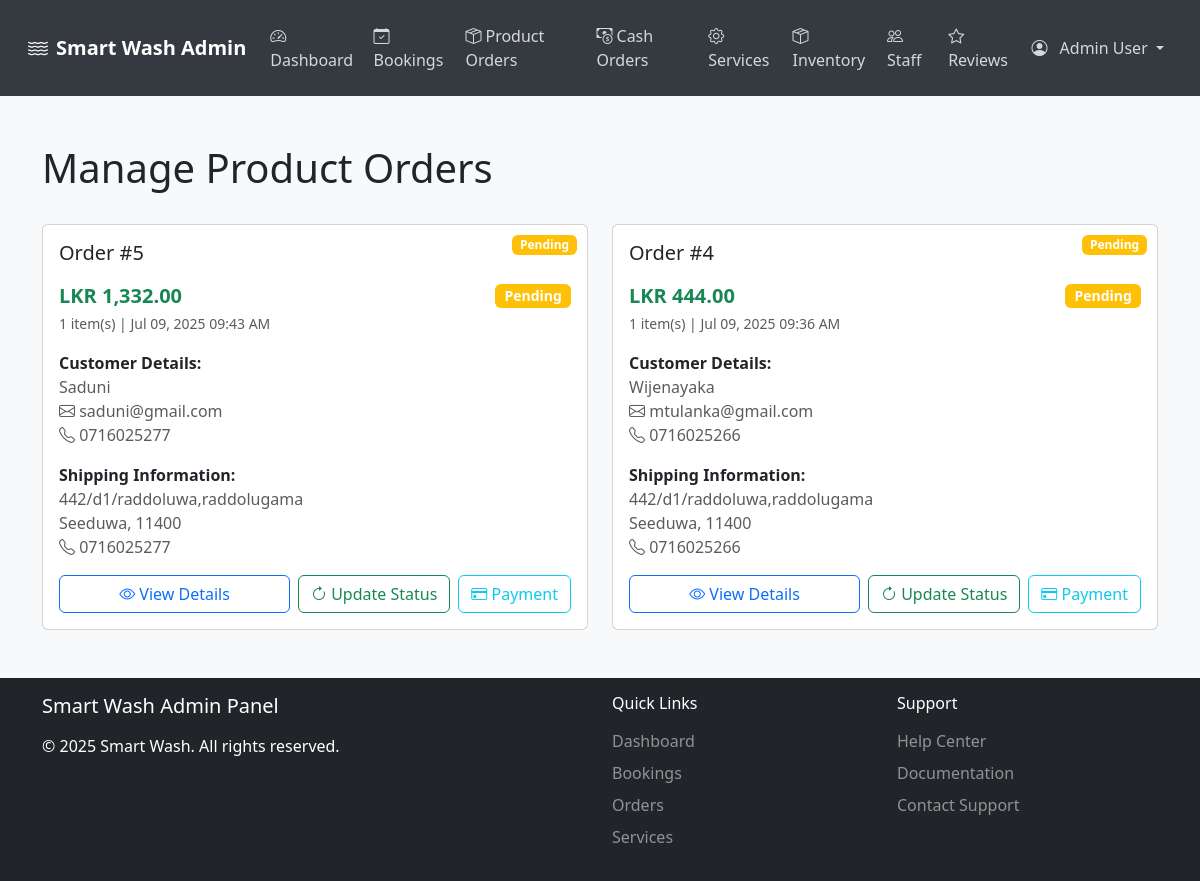
Screenshot of /Sample/admin-manage-orders.php (signed in) with the database file from the repository.
### tables this page shows
CREATE TABLE `orders` (
  `id` int(11) NOT NULL,
  `customer_id` int(11) NOT NULL,
  `total_amount` decimal(10,2) NOT NULL,
  `payment_method` varchar(50) NOT NULL,
  `payment_status` enum('pending','paid','failed') DEFAULT 'pending',
  `shipping_address` text NOT NULL,
  `shipping_city` varchar(100) NOT NULL,
  `shipping_postal_code` varchar(20) NOT NULL,
  `contact_phone` varchar(20) NOT NULL,
  `booking_date` date NOT NULL,
  `booking_time` time NOT NULL,
  `vehicle_id` int(11) NOT NULL,
  `status` enum('pending','processing','shipped','delivered','cancelled') DEFAULT 'pending',
  `created_at` timestamp NOT NULL DEFAULT current_timestamp(),
  `updated_at` timestamp NOT NULL DEFAULT current_timestamp() ON UPDATE current_timestamp()
);

CREATE TABLE `customers` (
  `id` int(11) NOT NULL,
  `name` varchar(100) NOT NULL,
  `email` varchar(100) NOT NULL,
  `phone` varchar(15) NOT NULL,
  `password_hash` varchar(255) NOT NULL,
  `status` enum('active','inactive') DEFAULT 'active',
  `last_login` timestamp NULL DEFAULT NULL,
  `last_logout` timestamp NULL DEFAULT NULL,
  `created_at` timestamp NOT NULL DEFAULT current_timestamp(),
  `updated_at` timestamp NOT NULL DEFAULT current_timestamp() ON UPDATE current_timestamp()
);

### Sample/admin-manage-orders.php (the view, shortened to what this page needs)
<?php
$db = new Database();
$conn = $db->getConnection();
$orders_query = "SELECT o.*,
                c.name as customer_name, c.email as customer_email, c.phone as customer_phone,
                COUNT(oi.id) as item_count
                FROM orders o
                JOIN customers c ON o.customer_id = c.id
                LEFT JOIN order_items oi ON o.id = oi.order_id
                GROUP BY o.id
                ORDER BY o.created_at DESC";
$orders_result = mysqli_query($conn, $orders_query);
?>
<!DOCTYPE html>
<html lang="en">
<head>
  <link href="https://cdn.jsdelivr.net/npm/bootstrap@5.3.0-alpha1/dist/css/bootstrap.min.css" rel="stylesheet">
  <link href="https://cdn.jsdelivr.net/npm/bootstrap-icons@1.10.3/font/bootstrap-icons.css" rel="stylesheet">
  <link href="admin-styles.css" rel="stylesheet">
</head>
<body class="bg-light">
  <?php include('admin-navbar.php'); ?>
  <main class="py-5">
    <div class="container">
      <div class="d-flex justify-content-between align-items-center mb-4">
        <h1>Manage Product Orders</h1>
      </div>
      <div class="row g-4">
        <?php
        if ($orders_result && mysqli_num_rows($orders_result) > 0) {
          while ($order = mysqli_fetch_assoc($orders_result)) {
            $statusClass = 'secondary';
            switch ($order['status']) {
              case 'pending':
                $statusClass = 'warning';
                break;
            }
            $paymentClass = 'secondary';
            switch ($order['payment_status']) {
              case 'pending':
                $paymentClass = 'warning';
                break;
            }
            ?>
            <div class="col-md-6">
              <div class="card order-card h-100">
                <div class="card-body">
                  <span class="badge bg-<?php echo $statusClass; ?> status-badge">
                    <?php echo ucfirst($order['status']); ?>
                  </span>
                  <h5 class="card-title mb-3">Order #<?php echo $order['id']; ?></h5>
                  <div class="mb-3">
                    <div class="d-flex justify-content-between align-items-center">
                      <div class="price">LKR <?php echo number_format($order['total_amount'], 2); ?></div>
                      <span class="badge bg-<?php echo $paymentClass; ?> payment-badge">
                        <?php echo ucfirst($order['payment_status']); ?>
                      </span>
                    </div>
                    <small class="text-muted">
                      <?php echo $order['item_count']; ?> item(s) |
                      <?php echo date('M d, Y h:i A', strtotime($order['created_at'])); ?>
                    </small>
                  </div>
                  <div class="mb-3">
                    <strong>Customer Details:</strong>
                    <div class="text-muted">
                      <div><?php echo htmlspecialchars($order['customer_name']); ?></div>
                      <div><i class="bi bi-envelope"></i> <?php echo htmlspecialchars($order['customer_email']); ?></div>
                      <div><i class="bi bi-telephone"></i> <?php echo htmlspecialchars($order['customer_phone']); ?></div>
                    </div>
                  </div>
                  <div class="mb-3">
                    <strong>Shipping Information:</strong>
                    <div class="text-muted">
                      <div><?php echo htmlspecialchars($order['shipping_address']); ?></div>
                      <div>
                        <?php echo htmlspecialchars($order['shipping_city']); ?>,
                        <?php echo htmlspecialchars($order['shipping_postal_code']); ?>
                      </div>
                      <div><i class="bi bi-telephone"></i> <?php echo htmlspecialchars($order['contact_phone']); ?></div>
                    </div>
                  </div>
                  <div class="d-flex gap-2">
                    <button class="btn btn-outline-primary flex-grow-1"
                            onclick="viewOrderDetails(<?php echo $order['id']; ?>)">
                      <i class="bi bi-eye"></i> View Details
                    </button>
                    <button class="btn btn-outline-success"
                            onclick="updateStatus(<?php echo htmlspecialchars(json_encode($order)); ?>)">
                      <i class="bi bi-arrow-clockwise"></i> Update Status
                    </button>
                    <button class="btn btn-outline-info"
                            onclick="updatePayment(<?php echo htmlspecialchars(json_encode($order)); ?>)">
                      <i class="bi bi-credit-card"></i> Payment
                    </button>
                  </div>
                </div>
              </div>
            </div>
            <?php
          }
        } else {
          echo '<div class="col-12"><div class="alert alert-info">No orders found.</div></div>';
        }
        ?>
      </div>
    </div>
  </main>
  <?php include('admin-footer.php'); ?>
</body>
</html>

### Sample/admin-styles.css (style rules this page uses)
html, body { height: 100%; }
body { display: flex; flex-direction: column; min-height: 100vh; }
main { flex: 1 0 auto; }
.status-badge { position: absolute; top: 10px; right: 10px; }
.price { font-size: 1.25rem; font-weight: bold; color: #198754; }

### Sample/admin-manage-orders.php (style rules this page uses)
.payment-badge { font-size: 0.875rem; }

### rows the page displays
orders: status "Pending", id "5", total_amount "1,332.00", payment_status "Pending", item_count "1", created_at "Jul 09, 2025 09:43 AM", customer.name "Saduni", customer.email "saduni@gmail.com", customer.phone "0716025277", shipping_address "442/d1/raddoluwa,raddolugama", shipping_city "Seeduwa", shipping_postal_code "11400", contact_phone "0716025277"
orders: status "Pending", id "4", total_amount "444.00", payment_status "Pending", item_count "1", created_at "Jul 09, 2025 09:36 AM", customer.name "Wijenayaka", customer.email "mtulanka@gmail.com", customer.phone "0716025266", shipping_address "442/d1/raddoluwa,raddolugama", shipping_city "Seeduwa", shipping_postal_code "11400", contact_phone "0716025266"

### other values shown
$_SESSION['admin_name'] "Admin User"
